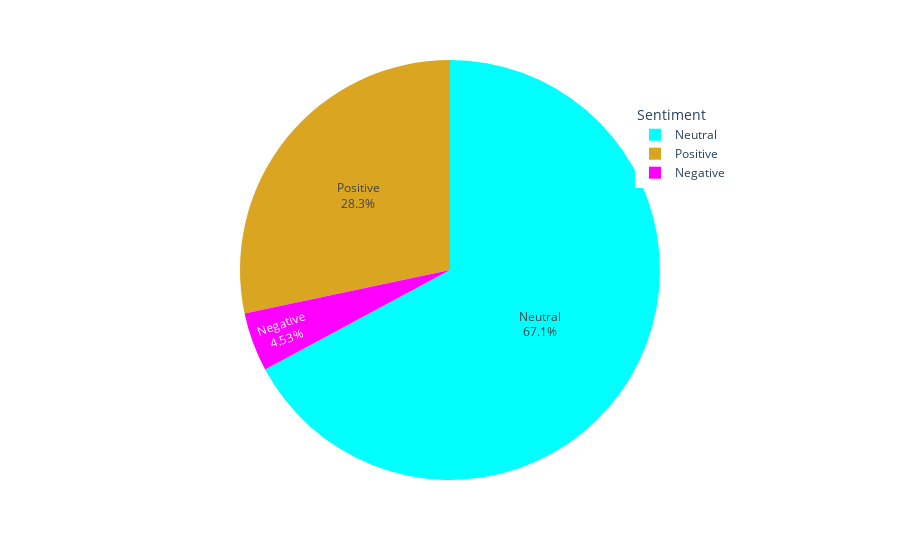

Here is the notebook cell this chart was saved with:
### Code cell
import plotly.express as px
fig = px.pie(sent_df, values="counts", names="sentiment", color_discrete_sequence=['cyan','goldenrod','magenta'])
fig.update_traces(textposition='inside', textinfo='percent+label')
fig.update_layout(legend=dict(title = 'Sentiment', yanchor="top", y=0.9, xanchor="left", x=0.75))
fig.show()

### Figure 1 — Plotly figure (JSON) as saved in the notebook; plotly's stock layout.template omitted (floating-point values rounded to 4 significant figures)
{"data": [{"domain": {"x": [0, 1], "y": [0, 1]}, "hovertemplate": "sentiment=%{label}<br>counts=%{value}<extra></extra>", "labels": ["Neutral", "Positive", "Negative"], "legendgroup": "", "name": "", "showlegend": true, "textinfo": "percent+label", "textposition": "inside", "type": "pie", "values": [237, 100, 16]}], "layout": {"legend": {"title": {"text": "Sentiment"}, "tracegroupgap": 0, "x": 0.75, "xanchor": "left", "y": 0.9, "yanchor": "top"}, "margin": {"t": 60}, "piecolorway": ["cyan", "goldenrod", "magenta"]}}
